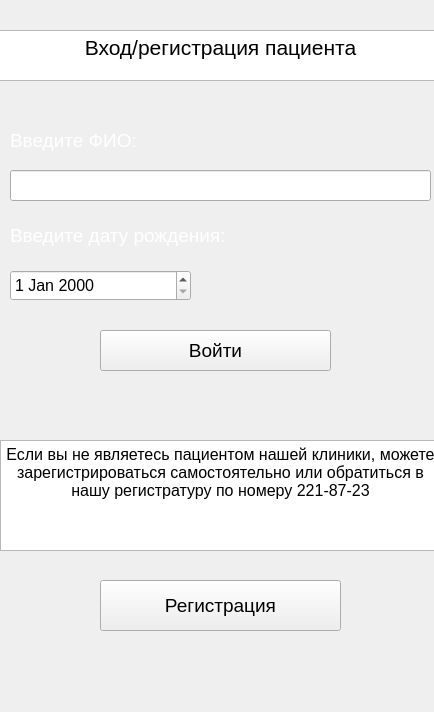
<?xml version="1.0" encoding="UTF-8"?>
<ui version="4.0">
 <class>Form</class>
 <widget class="QWidget" name="Form">
  <property name="geometry">
   <rect>
    <x>0</x>
    <y>0</y>
    <width>434</width>
    <height>712</height>
   </rect>
  </property>
  <property name="windowTitle">
   <string>Form</string>
  </property>
  <widget class="QLabel" name="label">
   <property name="geometry">
    <rect>
     <x>0</x>
     <y>0</y>
     <width>461</width>
     <height>721</height>
    </rect>
   </property>
   <property name="text">
    <string/>
   </property>
   <property name="pixmap">
    <pixmap>image/фон регистрации.png</pixmap>
   </property>
  </widget>
  <widget class="QTextBrowser" name="textBrowser_2">
   <property name="geometry">
    <rect>
     <x>-70</x>
     <y>30</y>
     <width>581</width>
     <height>51</height>
    </rect>
   </property>
   <property name="styleSheet">
    <string notr="true">Войдите или зарегистрируйтесь!</string>
   </property>
   <property name="html">
    <string>&lt;!DOCTYPE HTML PUBLIC &quot;-//W3C//DTD HTML 4.0//EN&quot; &quot;http://www.w3.org/TR/REC-html40/strict.dtd&quot;&gt;
&lt;html&gt;&lt;head&gt;&lt;meta name=&quot;qrichtext&quot; content=&quot;1&quot; /&gt;&lt;style type=&quot;text/css&quot;&gt;
p, li { white-space: pre-wrap; }
&lt;/style&gt;&lt;/head&gt;&lt;body style=&quot; font-family:'MS Shell Dlg 2'; font-size:7.8pt; font-weight:400; font-style:normal;&quot;&gt;
&lt;p align=&quot;center&quot; style=&quot; margin-top:0px; margin-bottom:0px; margin-left:0px; margin-right:0px; -qt-block-indent:0; text-indent:0px;&quot;&gt;&lt;span style=&quot; font-size:16pt;&quot;&gt;Вход/регистрация пациента&lt;/span&gt;&lt;/p&gt;&lt;/body&gt;&lt;/html&gt;</string>
   </property>
  </widget>
  <widget class="QLabel" name="label_3">
   <property name="geometry">
    <rect>
     <x>10</x>
     <y>130</y>
     <width>171</width>
     <height>21</height>
    </rect>
   </property>
   <property name="font">
    <font>
     <pointsize>14</pointsize>
    </font>
   </property>
   <property name="styleSheet">
    <string notr="true">color: rgb(255, 255, 255)</string>
   </property>
   <property name="text">
    <string>Введите ФИО:</string>
   </property>
  </widget>
  <widget class="QLineEdit" name="line_edit_fio">
   <property name="geometry">
    <rect>
     <x>10</x>
     <y>170</y>
     <width>421</width>
     <height>31</height>
    </rect>
   </property>
   <property name="font">
    <font>
     <pointsize>10</pointsize>
    </font>
   </property>
  </widget>
  <widget class="QLabel" name="label_9">
   <property name="geometry">
    <rect>
     <x>10</x>
     <y>220</y>
     <width>271</width>
     <height>31</height>
    </rect>
   </property>
   <property name="font">
    <font>
     <pointsize>14</pointsize>
    </font>
   </property>
   <property name="styleSheet">
    <string notr="true">color: rgb(255, 255, 255)</string>
   </property>
   <property name="text">
    <string>Введите дату рождения:</string>
   </property>
  </widget>
  <widget class="QDateEdit" name="date_edit_bdate">
   <property name="geometry">
    <rect>
     <x>10</x>
     <y>270</y>
     <width>181</width>
     <height>31</height>
    </rect>
   </property>
   <property name="font">
    <font>
     <pointsize>12</pointsize>
    </font>
   </property>
  </widget>
  <widget class="QPushButton" name="push_button_exit">
   <property name="geometry">
    <rect>
     <x>100</x>
     <y>330</y>
     <width>231</width>
     <height>41</height>
    </rect>
   </property>
   <property name="font">
    <font>
     <pointsize>14</pointsize>
    </font>
   </property>
   <property name="text">
    <string>Войти</string>
   </property>
  </widget>
  <widget class="QLabel" name="label_2">
   <property name="geometry">
    <rect>
     <x>160</x>
     <y>460</y>
     <width>55</width>
     <height>16</height>
    </rect>
   </property>
   <property name="text">
    <string/>
   </property>
  </widget>
  <widget class="QTextBrowser" name="textBrowser">
   <property name="geometry">
    <rect>
     <x>0</x>
     <y>440</y>
     <width>441</width>
     <height>111</height>
    </rect>
   </property>
   <property name="html">
    <string>&lt;!DOCTYPE HTML PUBLIC &quot;-//W3C//DTD HTML 4.0//EN&quot; &quot;http://www.w3.org/TR/REC-html40/strict.dtd&quot;&gt;
&lt;html&gt;&lt;head&gt;&lt;meta name=&quot;qrichtext&quot; content=&quot;1&quot; /&gt;&lt;style type=&quot;text/css&quot;&gt;
p, li { white-space: pre-wrap; }
&lt;/style&gt;&lt;/head&gt;&lt;body style=&quot; font-family:'MS Shell Dlg 2'; font-size:7.8pt; font-weight:400; font-style:normal;&quot;&gt;
&lt;p align=&quot;center&quot; style=&quot; margin-top:0px; margin-bottom:0px; margin-left:0px; margin-right:0px; -qt-block-indent:0; text-indent:0px;&quot;&gt;&lt;span style=&quot; font-size:12pt;&quot;&gt;Если вы не являетесь пациентом нашей клиники, можете зарегистрироваться самостоятельно или обратиться в нашу регистратуру по номеру 221-87-23&lt;/span&gt;&lt;/p&gt;&lt;/body&gt;&lt;/html&gt;</string>
   </property>
  </widget>
  <widget class="QPushButton" name="push_button_registration_reg_3">
   <property name="geometry">
    <rect>
     <x>100</x>
     <y>580</y>
     <width>241</width>
     <height>51</height>
    </rect>
   </property>
   <property name="font">
    <font>
     <pointsize>14</pointsize>
    </font>
   </property>
   <property name="text">
    <string>Регистрация</string>
   </property>
  </widget>
 </widget>
 <resources/>
 <connections/>
</ui>
